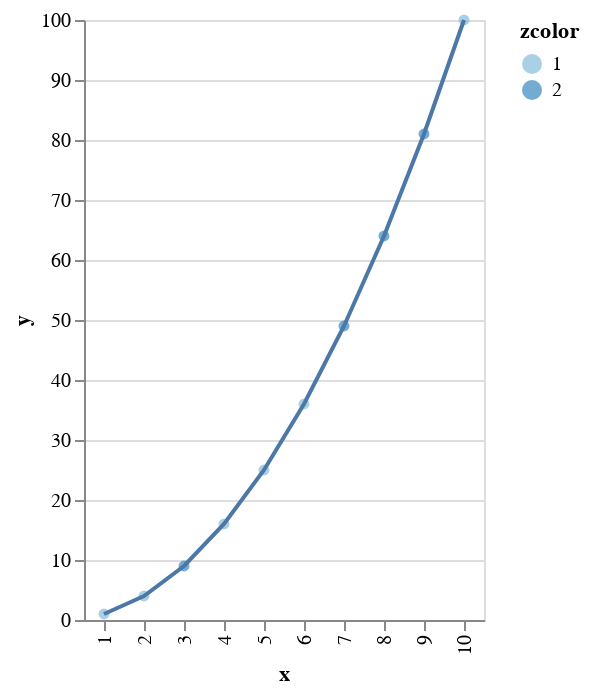

Source (notebook cell):
### Markdown cell above
## Scatter + Line

### Code cell
P = @vlplot() + p + s

### Figure 1 — Vega-Lite specification as saved in the notebook (floating-point values rounded to 4 significant figures)
{"layer": [{"data": {"values": [{"x": 1, "y": 1, "zcolor": 1}, {"x": 2, "y": 4, "zcolor": 1}, {"x": 3, "y": 9, "zcolor": 2}, {"x": 4, "y": 16, "zcolor": 1}, {"x": 5, "y": 25, "zcolor": 1}, {"x": 6, "y": 36, "zcolor": 1}, {"x": 7, "y": 49, "zcolor": 2}, {"x": 8, "y": 64, "zcolor": 2}, {"x": 9, "y": 81, "zcolor": 2}, {"x": 10, "y": 100, "zcolor": 1}]}, "encoding": {"color": {"field": "zcolor", "type": "ordinal"}, "x": {"field": "x", "type": "ordinal"}, "y": {"field": "y", "type": "quantitative"}}, "mark": {"type": "circle"}}, {"data": {"values": [{"x": 1, "y": 1}, {"x": 2, "y": 4}, {"x": 3, "y": 9}, {"x": 4, "y": 16}, {"x": 5, "y": 25}, {"x": 6, "y": 36}, {"x": 7, "y": 49}, {"x": 8, "y": 64}, {"x": 9, "y": 81}, {"x": 10, "y": 100}]}, "encoding": {"x": {"field": "x", "type": "ordinal"}, "y": {"field": "y", "type": "quantitative"}}, "mark": {"type": "line"}}]}
